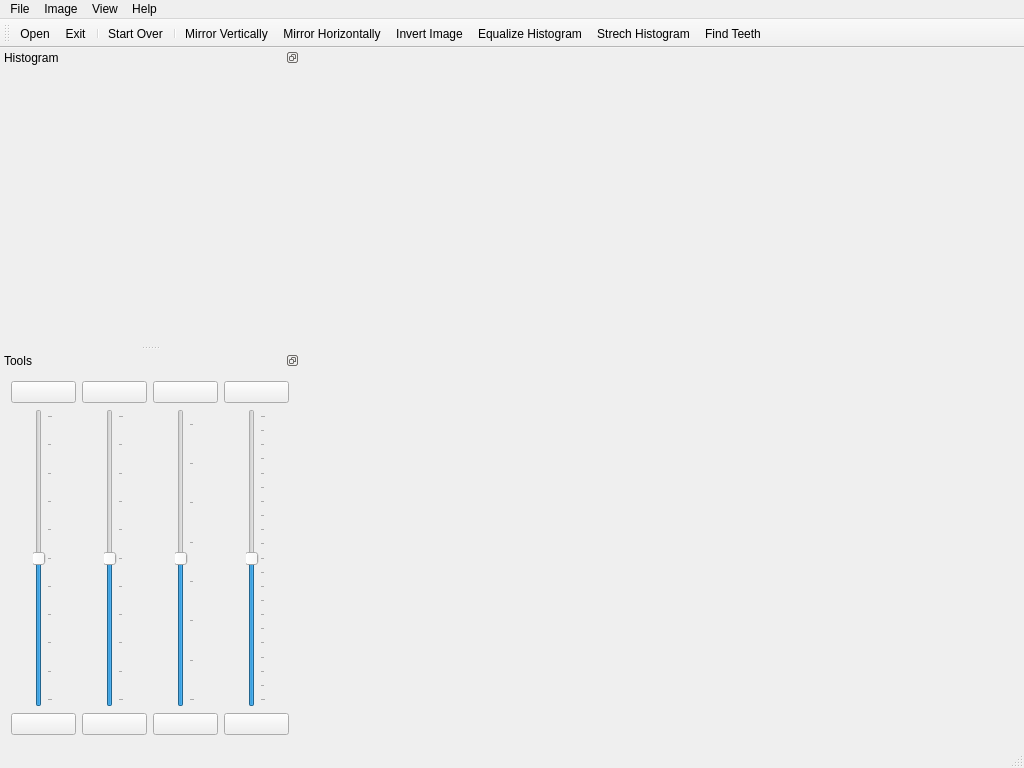
<?xml version="1.0" encoding="UTF-8"?>
<ui version="4.0">
 <class>MainWindow</class>
 <widget class="QMainWindow" name="MainWindow">
  <property name="geometry">
   <rect>
    <x>0</x>
    <y>0</y>
    <width>1024</width>
    <height>768</height>
   </rect>
  </property>
  <property name="acceptDrops">
   <bool>true</bool>
  </property>
  <property name="windowIcon">
   <iconset resource="icons.qrc">
    <normaloff>:/icons/gdrip.png</normaloff>:/icons/gdrip.png</iconset>
  </property>
  <property name="toolButtonStyle">
   <enum>Qt::ToolButtonTextBesideIcon</enum>
  </property>
  <widget class="QWidget" name="centralWidget">
   <layout class="QVBoxLayout" name="verticalLayout_2">
    <item>
     <widget class="RadiographWidget" name="radioImageWidget" native="true"/>
    </item>
   </layout>
  </widget>
  <widget class="QMenuBar" name="menuBar">
   <property name="geometry">
    <rect>
     <x>0</x>
     <y>0</y>
     <width>1024</width>
     <height>21</height>
    </rect>
   </property>
   <widget class="QMenu" name="menuFile">
    <property name="title">
     <string>File</string>
    </property>
    <addaction name="actionOpen"/>
    <addaction name="actionSave_Image"/>
    <addaction name="separator"/>
    <addaction name="actionExit"/>
   </widget>
   <widget class="QMenu" name="menuHelp">
    <property name="title">
     <string>Help</string>
    </property>
    <addaction name="actionAbout"/>
   </widget>
   <widget class="QMenu" name="menuImage">
    <property name="title">
     <string>Image</string>
    </property>
    <addaction name="actionStart_Over"/>
    <addaction name="separator"/>
    <addaction name="actionEqualize_Histogram"/>
    <addaction name="actionMirrorVer"/>
    <addaction name="actionMirror_Horizontally"/>
    <addaction name="actionInvert_Image"/>
    <addaction name="actionStrech_Histogram"/>
    <addaction name="actionReduce_Noice"/>
    <addaction name="actionEdge_Enchance"/>
    <addaction name="separator"/>
    <addaction name="actionDraw_Occulsion"/>
    <addaction name="actionFind_Background"/>
    <addaction name="actionFind_Teeth"/>
    <addaction name="actionFind_Pulp"/>
    <addaction name="separator"/>
   </widget>
   <widget class="QMenu" name="menuWindows">
    <property name="title">
     <string>View</string>
    </property>
    <addaction name="actionAction_bar"/>
    <addaction name="actionTools"/>
    <addaction name="actionHistogram"/>
   </widget>
   <addaction name="menuFile"/>
   <addaction name="menuImage"/>
   <addaction name="menuWindows"/>
   <addaction name="menuHelp"/>
  </widget>
  <widget class="QToolBar" name="mainToolBar">
   <attribute name="toolBarArea">
    <enum>TopToolBarArea</enum>
   </attribute>
   <attribute name="toolBarBreak">
    <bool>false</bool>
   </attribute>
   <addaction name="actionOpen"/>
   <addaction name="actionExit"/>
   <addaction name="separator"/>
   <addaction name="actionStart_Over"/>
   <addaction name="separator"/>
   <addaction name="actionMirrorVer"/>
   <addaction name="actionMirror_Horizontally"/>
   <addaction name="actionInvert_Image"/>
   <addaction name="actionEqualize_Histogram"/>
   <addaction name="actionStrech_Histogram"/>
   <addaction name="actionFind_Teeth"/>
  </widget>
  <widget class="QStatusBar" name="statusBar"/>
  <widget class="QDockWidget" name="histoDock">
   <property name="sizePolicy">
    <sizepolicy hsizetype="Preferred" vsizetype="Fixed">
     <horstretch>0</horstretch>
     <verstretch>0</verstretch>
    </sizepolicy>
   </property>
   <property name="minimumSize">
    <size>
     <width>264</width>
     <height>286</height>
    </size>
   </property>
   <property name="features">
    <set>QDockWidget::DockWidgetFloatable|QDockWidget::DockWidgetMovable</set>
   </property>
   <property name="windowTitle">
    <string>Histogram</string>
   </property>
   <attribute name="dockWidgetArea">
    <number>1</number>
   </attribute>
   <widget class="QWidget" name="dockWidgetContents">
    <layout class="QGridLayout" name="gridLayout">
     <item row="0" column="0">
      <widget class="HistoWidget" name="histoWidget" native="true">
       <property name="minimumSize">
        <size>
         <width>256</width>
         <height>256</height>
        </size>
       </property>
       <property name="maximumSize">
        <size>
         <width>16777215</width>
         <height>256</height>
        </size>
       </property>
      </widget>
     </item>
    </layout>
   </widget>
  </widget>
  <widget class="QDockWidget" name="toolDock">
   <property name="sizePolicy">
    <sizepolicy hsizetype="Fixed" vsizetype="Expanding">
     <horstretch>0</horstretch>
     <verstretch>0</verstretch>
    </sizepolicy>
   </property>
   <property name="minimumSize">
    <size>
     <width>300</width>
     <height>256</height>
    </size>
   </property>
   <property name="maximumSize">
    <size>
     <width>300</width>
     <height>524287</height>
    </size>
   </property>
   <property name="features">
    <set>QDockWidget::DockWidgetFloatable|QDockWidget::DockWidgetMovable</set>
   </property>
   <property name="windowTitle">
    <string>Tools</string>
   </property>
   <attribute name="dockWidgetArea">
    <number>1</number>
   </attribute>
   <widget class="QWidget" name="dockWidgetContents_2">
    <layout class="QHBoxLayout" name="horizontalLayout_5">
     <item>
      <layout class="QVBoxLayout" name="verticalLayout">
       <item>
        <widget class="QPushButton" name="zoomIn">
         <property name="text">
          <string/>
         </property>
         <property name="icon">
          <iconset resource="icons.qrc">
           <normaloff>:/icons/zoom-in.png</normaloff>:/icons/zoom-in.png</iconset>
         </property>
        </widget>
       </item>
       <item>
        <layout class="QHBoxLayout" name="horizontalLayout">
         <item>
          <widget class="QSlider" name="zoomSlider">
           <property name="maximum">
            <number>100</number>
           </property>
           <property name="value">
            <number>50</number>
           </property>
           <property name="orientation">
            <enum>Qt::Vertical</enum>
           </property>
           <property name="tickPosition">
            <enum>QSlider::TicksBelow</enum>
           </property>
           <property name="tickInterval">
            <number>10</number>
           </property>
          </widget>
         </item>
        </layout>
       </item>
       <item>
        <widget class="QPushButton" name="zoomOut">
         <property name="text">
          <string/>
         </property>
         <property name="icon">
          <iconset resource="icons.qrc">
           <normaloff>:/icons/zoom-out.png</normaloff>:/icons/zoom-out.png</iconset>
         </property>
        </widget>
       </item>
      </layout>
     </item>
     <item>
      <layout class="QVBoxLayout" name="verticalLayout_4">
       <item>
        <widget class="QPushButton" name="brighten">
         <property name="text">
          <string/>
         </property>
         <property name="icon">
          <iconset resource="icons.qrc">
           <normaloff>:/icons/weather-clear.png</normaloff>:/icons/weather-clear.png</iconset>
         </property>
        </widget>
       </item>
       <item>
        <layout class="QHBoxLayout" name="horizontalLayout_3">
         <item>
          <widget class="QSlider" name="brightnessSlider">
           <property name="maximum">
            <number>100</number>
           </property>
           <property name="value">
            <number>50</number>
           </property>
           <property name="orientation">
            <enum>Qt::Vertical</enum>
           </property>
           <property name="tickPosition">
            <enum>QSlider::TicksBelow</enum>
           </property>
           <property name="tickInterval">
            <number>10</number>
           </property>
          </widget>
         </item>
        </layout>
       </item>
       <item>
        <widget class="QPushButton" name="darken">
         <property name="text">
          <string/>
         </property>
         <property name="icon">
          <iconset resource="icons.qrc">
           <normaloff>:/icons/weather-clear-night.png</normaloff>:/icons/weather-clear-night.png</iconset>
         </property>
        </widget>
       </item>
      </layout>
     </item>
     <item>
      <layout class="QVBoxLayout" name="verticalLayout_3">
       <item>
        <widget class="QPushButton" name="rotateRight">
         <property name="text">
          <string/>
         </property>
         <property name="icon">
          <iconset resource="icons.qrc">
           <normaloff>:/icons/object-rotate-right.png</normaloff>:/icons/object-rotate-right.png</iconset>
         </property>
        </widget>
       </item>
       <item>
        <layout class="QHBoxLayout" name="horizontalLayout_2">
         <item>
          <widget class="QSlider" name="rotationSlider">
           <property name="minimum">
            <number>-180</number>
           </property>
           <property name="maximum">
            <number>180</number>
           </property>
           <property name="singleStep">
            <number>90</number>
           </property>
           <property name="pageStep">
            <number>90</number>
           </property>
           <property name="value">
            <number>0</number>
           </property>
           <property name="orientation">
            <enum>Qt::Vertical</enum>
           </property>
           <property name="invertedAppearance">
            <bool>false</bool>
           </property>
           <property name="invertedControls">
            <bool>false</bool>
           </property>
           <property name="tickPosition">
            <enum>QSlider::TicksBelow</enum>
           </property>
           <property name="tickInterval">
            <number>50</number>
           </property>
          </widget>
         </item>
        </layout>
       </item>
       <item>
        <widget class="QPushButton" name="rotateLeft">
         <property name="text">
          <string/>
         </property>
         <property name="icon">
          <iconset resource="icons.qrc">
           <normaloff>:/icons/object-rotate-left.png</normaloff>:/icons/object-rotate-left.png</iconset>
         </property>
        </widget>
       </item>
      </layout>
     </item>
     <item>
      <layout class="QVBoxLayout" name="verticalLayout_5">
       <item>
        <widget class="QPushButton" name="higherContrast">
         <property name="text">
          <string/>
         </property>
         <property name="icon">
          <iconset resource="icons.qrc">
           <normaloff>:/icons/contrast-high.png</normaloff>:/icons/contrast-high.png</iconset>
         </property>
        </widget>
       </item>
       <item>
        <layout class="QHBoxLayout" name="horizontalLayout_4">
         <item>
          <widget class="QSlider" name="contrastSlider">
           <property name="maximum">
            <number>100</number>
           </property>
           <property name="value">
            <number>50</number>
           </property>
           <property name="orientation">
            <enum>Qt::Vertical</enum>
           </property>
           <property name="tickPosition">
            <enum>QSlider::TicksBelow</enum>
           </property>
           <property name="tickInterval">
            <number>5</number>
           </property>
          </widget>
         </item>
        </layout>
       </item>
       <item>
        <widget class="QPushButton" name="lowerContrast">
         <property name="text">
          <string/>
         </property>
         <property name="icon">
          <iconset resource="icons.qrc">
           <normaloff>:/icons/contrast-low.png</normaloff>:/icons/contrast-low.png</iconset>
         </property>
        </widget>
       </item>
      </layout>
     </item>
    </layout>
   </widget>
  </widget>
  <action name="actionOpen">
   <property name="icon">
    <iconset theme="document-open" resource="icons.qrc">
     <normaloff>:/icons/document-open.png</normaloff>:/icons/document-open.png</iconset>
   </property>
   <property name="text">
    <string>Open</string>
   </property>
   <property name="toolTip">
    <string>Open a new image</string>
   </property>
   <property name="shortcut">
    <string>Ctrl+O</string>
   </property>
  </action>
  <action name="actionExit">
   <property name="icon">
    <iconset theme="application-exit" resource="icons.qrc">
     <normaloff>:/icons/application-exit.png</normaloff>:/icons/application-exit.png</iconset>
   </property>
   <property name="text">
    <string>Exit</string>
   </property>
   <property name="toolTip">
    <string>Exit gdrip</string>
   </property>
   <property name="shortcut">
    <string>Ctrl+Q</string>
   </property>
  </action>
  <action name="actionAbout">
   <property name="icon">
    <iconset theme="help-about" resource="icons.qrc">
     <normaloff>:/icons/dialog-information.png</normaloff>:/icons/dialog-information.png</iconset>
   </property>
   <property name="text">
    <string>About</string>
   </property>
   <property name="toolTip">
    <string>About gdrip</string>
   </property>
   <property name="shortcut">
    <string>F1</string>
   </property>
  </action>
  <action name="actionEqualize_Histogram">
   <property name="icon">
    <iconset theme="accessories-calculator" resource="icons.qrc">
     <normaloff>:/icons/accessories-calculator.png</normaloff>:/icons/accessories-calculator.png</iconset>
   </property>
   <property name="text">
    <string>Equalize Histogram</string>
   </property>
   <property name="toolTip">
    <string>&lt;html&gt;&lt;head/&gt;&lt;body&gt;&lt;p&gt;&lt;span style=&quot; font-weight:600;&quot;&gt;Equalize Histogram&lt;/span&gt;&lt;/p&gt;&lt;p&gt;This will spread the pixel values such that each value will occur approximately the same amount.&lt;/p&gt;&lt;/body&gt;&lt;/html&gt;</string>
   </property>
   <property name="shortcut">
    <string>Ctrl+E</string>
   </property>
  </action>
  <action name="actionStart_Over">
   <property name="icon">
    <iconset theme="go-home" resource="icons.qrc">
     <normaloff>:/icons/go-home.png</normaloff>:/icons/go-home.png</iconset>
   </property>
   <property name="text">
    <string>Start Over</string>
   </property>
   <property name="toolTip">
    <string>&lt;html&gt;&lt;head/&gt;&lt;body&gt;&lt;p&gt;&lt;span style=&quot; font-weight:600;&quot;&gt;Start Over&lt;/span&gt;&lt;/p&gt;&lt;p&gt;Remove all the changes done to the image and start all over again.&lt;/p&gt;&lt;/body&gt;&lt;/html&gt;</string>
   </property>
   <property name="shortcut">
    <string>Home</string>
   </property>
  </action>
  <action name="actionFind_Background">
   <property name="text">
    <string>Find Background</string>
   </property>
   <property name="toolTip">
    <string>&lt;html&gt;&lt;head/&gt;&lt;body&gt;&lt;p&gt;&lt;span style=&quot; font-weight:600;&quot;&gt;Find Background&lt;/span&gt;&lt;/p&gt;&lt;p&gt;&lt;br/&gt;&lt;/p&gt;&lt;p&gt;&lt;span style=&quot; font-weight:600;&quot;&gt;Warning&lt;/span&gt;: Don't use if you don't know how it works&lt;/p&gt;&lt;/body&gt;&lt;/html&gt;</string>
   </property>
  </action>
  <action name="actionFind_Teeth">
   <property name="icon">
    <iconset theme="edit-find"/>
   </property>
   <property name="text">
    <string>Find Teeth</string>
   </property>
   <property name="toolTip">
    <string>&lt;html&gt;&lt;head/&gt;&lt;body&gt;&lt;p&gt;&lt;span style=&quot; font-weight:600;&quot;&gt;Find Teeth&lt;/span&gt;&lt;/p&gt;&lt;p&gt;&lt;br/&gt;&lt;/p&gt;&lt;p&gt;&lt;span style=&quot; font-weight:600;&quot;&gt;Warning&lt;/span&gt;: Don't use if you don't know how it works&lt;/p&gt;&lt;/body&gt;&lt;/html&gt;</string>
   </property>
   <property name="shortcut">
    <string>Ctrl+Shift+T</string>
   </property>
  </action>
  <action name="actionDraw_Occulsion">
   <property name="text">
    <string>Draw Occulsion</string>
   </property>
   <property name="toolTip">
    <string>&lt;html&gt;&lt;head/&gt;&lt;body&gt;&lt;p&gt;&lt;span style=&quot; font-weight:600;&quot;&gt;Draw Occulsion&lt;/span&gt;&lt;/p&gt;&lt;p&gt;&lt;br/&gt;&lt;/p&gt;&lt;p&gt;&lt;span style=&quot; font-weight:600;&quot;&gt;Warning&lt;/span&gt;: Don't use if you don't know how it works&lt;/p&gt;&lt;/body&gt;&lt;/html&gt;</string>
   </property>
  </action>
  <action name="actionSave_Image">
   <property name="icon">
    <iconset theme="document-save" resource="icons.qrc">
     <normaloff>:/icons/document-save.png</normaloff>:/icons/document-save.png</iconset>
   </property>
   <property name="text">
    <string>Save Image</string>
   </property>
   <property name="toolTip">
    <string>&lt;html&gt;&lt;head/&gt;&lt;body&gt;&lt;p&gt;&lt;span style=&quot; font-weight:600;&quot;&gt;Save Image&lt;/span&gt;&lt;/p&gt;&lt;p&gt;&lt;br/&gt;&lt;/p&gt;&lt;p&gt;Save the image to a file&lt;/p&gt;&lt;/body&gt;&lt;/html&gt;</string>
   </property>
   <property name="shortcut">
    <string>Ctrl+S</string>
   </property>
  </action>
  <action name="actionUndo">
   <property name="icon">
    <iconset theme="edit-undo" resource="icons.qrc">
     <normaloff>:/icons/edit-undo.png</normaloff>:/icons/edit-undo.png</iconset>
   </property>
   <property name="text">
    <string>Undo</string>
   </property>
   <property name="toolTip">
    <string>Undo the last action</string>
   </property>
   <property name="shortcut">
    <string>Ctrl+U</string>
   </property>
  </action>
  <action name="actionRedo">
   <property name="icon">
    <iconset theme="edit-redo" resource="icons.qrc">
     <normaloff>:/icons/edit-redo.png</normaloff>:/icons/edit-redo.png</iconset>
   </property>
   <property name="text">
    <string>Redo</string>
   </property>
   <property name="toolTip">
    <string>Redo the action that was previously undone</string>
   </property>
   <property name="shortcut">
    <string>Ctrl+R</string>
   </property>
  </action>
  <action name="actionAction_bar">
   <property name="checkable">
    <bool>true</bool>
   </property>
   <property name="checked">
    <bool>true</bool>
   </property>
   <property name="text">
    <string>Action bar</string>
   </property>
   <property name="toolTip">
    <string>Toggle the visibility of the action bar</string>
   </property>
  </action>
  <action name="actionTools">
   <property name="checkable">
    <bool>true</bool>
   </property>
   <property name="checked">
    <bool>true</bool>
   </property>
   <property name="text">
    <string>Tools</string>
   </property>
   <property name="toolTip">
    <string>Toggle the visibility of the tools dock</string>
   </property>
  </action>
  <action name="actionHistogram">
   <property name="checkable">
    <bool>true</bool>
   </property>
   <property name="checked">
    <bool>true</bool>
   </property>
   <property name="text">
    <string>Histogram</string>
   </property>
   <property name="toolTip">
    <string>Toggle the visibility of the histogram dock</string>
   </property>
  </action>
  <action name="actionMirrorVer">
   <property name="icon">
    <iconset resource="icons.qrc">
     <normaloff>:/icons/object-flip-vertical.png</normaloff>:/icons/object-flip-vertical.png</iconset>
   </property>
   <property name="text">
    <string>Mirror Vertically</string>
   </property>
  </action>
  <action name="actionMirror_Horizontally">
   <property name="icon">
    <iconset resource="icons.qrc">
     <normaloff>:/icons/object-flip-horizontal.png</normaloff>:/icons/object-flip-horizontal.png</iconset>
   </property>
   <property name="text">
    <string>Mirror Horizontally</string>
   </property>
  </action>
  <action name="actionInvert_Image">
   <property name="icon">
    <iconset resource="icons.qrc">
     <normaloff>:/icons/preferences-system-power-management.png</normaloff>:/icons/preferences-system-power-management.png</iconset>
   </property>
   <property name="text">
    <string>Invert Image</string>
   </property>
   <property name="toolTip">
    <string>Invert the Image such that black is now white, and vice-versa</string>
   </property>
  </action>
  <action name="actionStrech_Histogram">
   <property name="icon">
    <iconset resource="icons.qrc">
     <normaloff>:/icons/zoom-fit-width.png</normaloff>:/icons/zoom-fit-width.png</iconset>
   </property>
   <property name="text">
    <string>Strech Histogram</string>
   </property>
   <property name="toolTip">
    <string>&lt;html&gt;&lt;head/&gt;&lt;body&gt;&lt;p&gt;&lt;span style=&quot; font-weight:600;&quot;&gt;Strech Histogram&lt;/span&gt;&lt;/p&gt;&lt;p&gt;Strech the bottom and top values of the histogram. This is different from histogram equalization in this will only do a linear interpolation between the minimum and maxium value.&lt;/p&gt;&lt;/body&gt;&lt;/html&gt;</string>
   </property>
  </action>
  <action name="actionReduce_Noice">
   <property name="icon">
    <iconset resource="icons.qrc">
     <normaloff>:/icons/audio-volume-muted.png</normaloff>:/icons/audio-volume-muted.png</iconset>
   </property>
   <property name="text">
    <string>Reduce Noise</string>
   </property>
   <property name="toolTip">
    <string>Reduce the amount of noice in the image</string>
   </property>
  </action>
  <action name="actionEdge_Enchance">
   <property name="text">
    <string>Edge Enchance</string>
   </property>
   <property name="toolTip">
    <string>Enchance the edges of the image</string>
   </property>
  </action>
  <action name="actionScroll">
   <property name="icon">
    <iconset resource="icons.qrc">
     <normaloff>:/icons/transform-move.png</normaloff>:/icons/transform-move.png</iconset>
   </property>
   <property name="text">
    <string>Scroll</string>
   </property>
   <property name="toolTip">
    <string>Use the mouse to scroll</string>
   </property>
  </action>
  <action name="actionMeasure">
   <property name="icon">
    <iconset resource="icons.qrc">
     <normaloff>:/icons/measure.png</normaloff>:/icons/measure.png</iconset>
   </property>
   <property name="text">
    <string>Measure</string>
   </property>
   <property name="toolTip">
    <string>Use the mouse to measure</string>
   </property>
  </action>
  <action name="actionFind_Pulp">
   <property name="text">
    <string>Find Pulp</string>
   </property>
   <property name="shortcut">
    <string>Ctrl+P</string>
   </property>
  </action>
 </widget>
 <layoutdefault spacing="6" margin="11"/>
 <customwidgets>
  <customwidget>
   <class>RadiographWidget</class>
   <extends>QWidget</extends>
   <header>radiographwidget.h</header>
   <container>1</container>
  </customwidget>
  <customwidget>
   <class>HistoWidget</class>
   <extends>QWidget</extends>
   <header>histowidget.h</header>
   <container>1</container>
  </customwidget>
 </customwidgets>
 <resources>
  <include location="icons.qrc"/>
 </resources>
 <connections>
  <connection>
   <sender>actionExit</sender>
   <signal>activated()</signal>
   <receiver>MainWindow</receiver>
   <slot>close()</slot>
   <hints>
    <hint type="sourcelabel">
     <x>-1</x>
     <y>-1</y>
    </hint>
    <hint type="destinationlabel">
     <x>346</x>
     <y>257</y>
    </hint>
   </hints>
  </connection>
  <connection>
   <sender>zoomIn</sender>
   <signal>clicked()</signal>
   <receiver>zoomSlider</receiver>
   <slot>addStep()</slot>
   <hints>
    <hint type="sourcelabel">
     <x>72</x>
     <y>408</y>
    </hint>
    <hint type="destinationlabel">
     <x>52</x>
     <y>610</y>
    </hint>
   </hints>
  </connection>
  <connection>
   <sender>zoomOut</sender>
   <signal>clicked()</signal>
   <receiver>zoomSlider</receiver>
   <slot>subtractStep()</slot>
   <hints>
    <hint type="sourcelabel">
     <x>72</x>
     <y>742</y>
    </hint>
    <hint type="destinationlabel">
     <x>52</x>
     <y>712</y>
    </hint>
   </hints>
  </connection>
  <connection>
   <sender>actionAction_bar</sender>
   <signal>triggered(bool)</signal>
   <receiver>mainToolBar</receiver>
   <slot>setVisible(bool)</slot>
   <hints>
    <hint type="sourcelabel">
     <x>-1</x>
     <y>-1</y>
    </hint>
    <hint type="destinationlabel">
     <x>399</x>
     <y>35</y>
    </hint>
   </hints>
  </connection>
  <connection>
   <sender>actionTools</sender>
   <signal>toggled(bool)</signal>
   <receiver>toolDock</receiver>
   <slot>setVisible(bool)</slot>
   <hints>
    <hint type="sourcelabel">
     <x>-1</x>
     <y>-1</y>
    </hint>
    <hint type="destinationlabel">
     <x>149</x>
     <y>542</y>
    </hint>
   </hints>
  </connection>
  <connection>
   <sender>actionHistogram</sender>
   <signal>triggered(bool)</signal>
   <receiver>histoDock</receiver>
   <slot>setVisible(bool)</slot>
   <hints>
    <hint type="sourcelabel">
     <x>-1</x>
     <y>-1</y>
    </hint>
    <hint type="destinationlabel">
     <x>149</x>
     <y>193</y>
    </hint>
   </hints>
  </connection>
  <connection>
   <sender>brighten</sender>
   <signal>clicked()</signal>
   <receiver>brightnessSlider</receiver>
   <slot>addStep()</slot>
   <hints>
    <hint type="sourcelabel">
     <x>111</x>
     <y>397</y>
    </hint>
    <hint type="destinationlabel">
     <x>110</x>
     <y>470</y>
    </hint>
   </hints>
  </connection>
  <connection>
   <sender>darken</sender>
   <signal>clicked()</signal>
   <receiver>brightnessSlider</receiver>
   <slot>subtractStep()</slot>
   <hints>
    <hint type="sourcelabel">
     <x>115</x>
     <y>727</y>
    </hint>
    <hint type="destinationlabel">
     <x>118</x>
     <y>647</y>
    </hint>
   </hints>
  </connection>
  <connection>
   <sender>rotateRight</sender>
   <signal>clicked()</signal>
   <receiver>rotationSlider</receiver>
   <slot>addStep()</slot>
   <hints>
    <hint type="sourcelabel">
     <x>190</x>
     <y>397</y>
    </hint>
    <hint type="destinationlabel">
     <x>181</x>
     <y>467</y>
    </hint>
   </hints>
  </connection>
  <connection>
   <sender>rotateLeft</sender>
   <signal>clicked()</signal>
   <receiver>rotationSlider</receiver>
   <slot>subtractStep()</slot>
   <hints>
    <hint type="sourcelabel">
     <x>188</x>
     <y>730</y>
    </hint>
    <hint type="destinationlabel">
     <x>189</x>
     <y>626</y>
    </hint>
   </hints>
  </connection>
  <connection>
   <sender>higherContrast</sender>
   <signal>clicked()</signal>
   <receiver>contrastSlider</receiver>
   <slot>addStep()</slot>
   <hints>
    <hint type="sourcelabel">
     <x>256</x>
     <y>391</y>
    </hint>
    <hint type="destinationlabel">
     <x>253</x>
     <y>446</y>
    </hint>
   </hints>
  </connection>
  <connection>
   <sender>lowerContrast</sender>
   <signal>clicked()</signal>
   <receiver>contrastSlider</receiver>
   <slot>subtractStep()</slot>
   <hints>
    <hint type="sourcelabel">
     <x>266</x>
     <y>723</y>
    </hint>
    <hint type="destinationlabel">
     <x>260</x>
     <y>655</y>
    </hint>
   </hints>
  </connection>
 </connections>
</ui>
